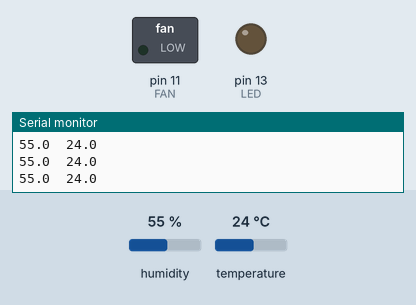
Recording of a sketch running on a simulated Arduino Uno, built with avr-gcc and run on an emulated ATmega328P. On the bench: switched loads named in the sketch (green lamp = pin HIGH), output pins drawn as LEDs (lit = HIGH), the last lines printed to the serial monitor. Inputs (shaded band) come from the test bench; at power-on: temperature 24 °C, humidity 55 %.

Above: at 1.2 s.
1.3 s: temperature set to 31 °C
2.8 s: temperature set to 34 °C
At 4.0 s:
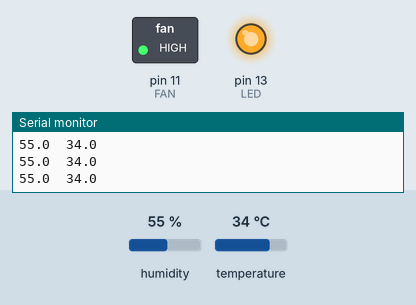
4.3 s: temperature set to 12 °C
At 4.7 s:
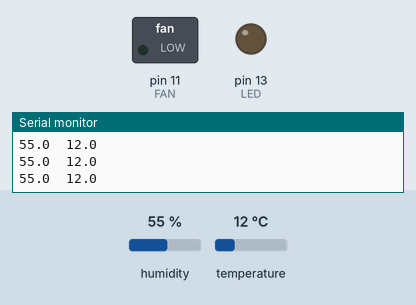
5.8 s: temperature set to 33 °C
At 6.6 s:
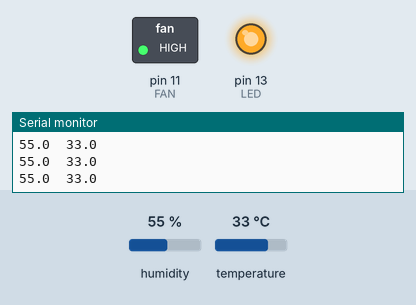
Timing chart, 0 to 8.3 s (numbered marks = the images above; inputs shaded):
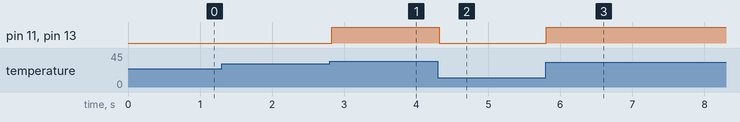

The sketch:

auto-fan.ino
```cpp
#include <dht11.h>
#define DHT11_PIN A4
#define LED 13
#define FAN 11

dht11 DHT;

void setup() {
  Serial.begin(9600);
  pinMode(LED, OUTPUT);
  pinMode(FAN, OUTPUT);
}

void loop() {
  int chk;
  chk = DHT.read(DHT11_PIN);
  if (chk == DHTLIB_OK) {
    float humidity = DHT.humidity;
    float temperature = DHT.temperature;
    if (humidity > 95 || temperature > 32) {
      digitalWrite(LED, HIGH);
      analogWrite(FAN, 255);
    } else {
      digitalWrite(LED, LOW);
      analogWrite(FAN, 0);
    }
    Serial.print(humidity, 1);
    Serial.print('\t');
    Serial.println(temperature, 1);
  }
  delay(10);
}
```

Measured:
- the behaviour switches between 32 and 33 °C on temperature (found by bisection; images 0 and 1)
- after the input at 2.8 s, pin 11 (FAN), pin 13 (LED): LOW → HIGH at once
- after the input at 4.3 s, pin 11 (FAN), pin 13 (LED): HIGH → LOW at once
- after the input at 5.8 s, pin 11 (FAN), pin 13 (LED): LOW → HIGH at once
